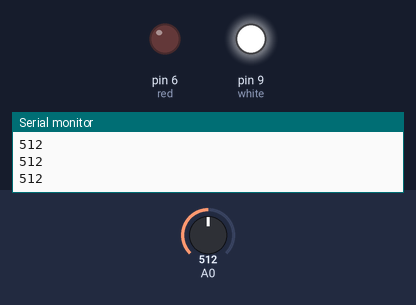
This sketch was run on a simulated Arduino Uno, built with avr-gcc and run on an emulated ATmega328P. Parts: output pins drawn as LEDs (lit = HIGH), the last lines printed to the serial monitor. The inputs (shaded band) are chosen by the test bench; at power-on: A0 = 512.

Above: at 1.2 s.
1.3 s: A0 set to 484
At 1.9 s:
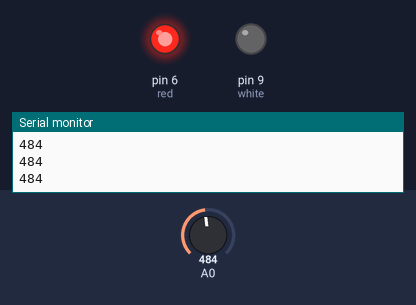
2.8 s: A0 set to 810
At 3.2 s:
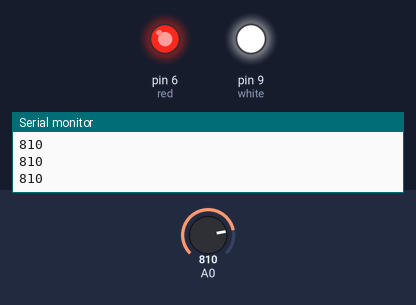
4.3 s: A0 set to 719
5.8 s: A0 set to 693
At 6.7 s:
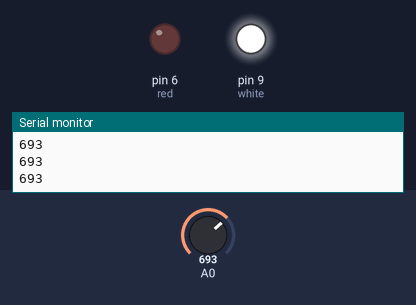
7.3 s: A0 set to 490
At 7.7 s:
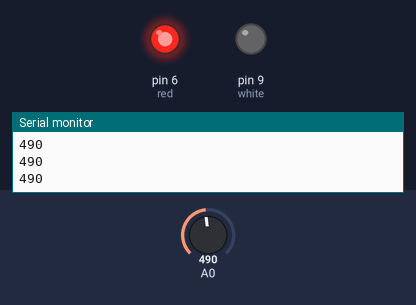
Timing chart, 0 to 9.8 s (numbered marks = the images above; inputs shaded):
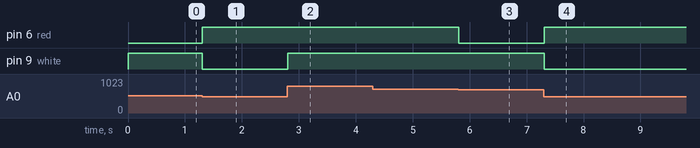

The sketch:

soil.ino
```cpp
#define red 6
#define white 9

void setup() {
  Serial.begin(9600);
  pinMode(red, OUTPUT);
  pinMode(white, OUTPUT);
}

void loop() {
  int sensorValue = analogRead(A0);
  Serial.println(sensorValue);

  if (sensorValue >= 500 && sensorValue <= 700) {
    digitalWrite(white, HIGH);
    digitalWrite(red, LOW);
  }
  else if (sensorValue >= 0 && sensorValue < 500) {
    digitalWrite(white, LOW);
    digitalWrite(red, HIGH);
  }
  else if (sensorValue >= 800 && sensorValue <= 1023) {
    digitalWrite(white, HIGH);
    digitalWrite(red, HIGH);
  }    // Short delay to avoid flooding the serial monitor
}
```

Measured:
- the behaviour switches between 500 and 499 on A0 (found by bisection; images 0 and 1)
- the behaviour switches between 701 and 700 on A0 (found by bisection; images 2 and 3)
- after the input at 1.3 s, pin 6 (red): LOW → HIGH at once; pin 9 (white): HIGH → LOW at once
- after the input at 2.8 s, pin 9 (white): LOW → HIGH at once
- after the input at 5.8 s, pin 6 (red): HIGH → LOW at once
- after the input at 7.3 s, pin 6 (red): LOW → HIGH at once; pin 9 (white): HIGH → LOW at once
